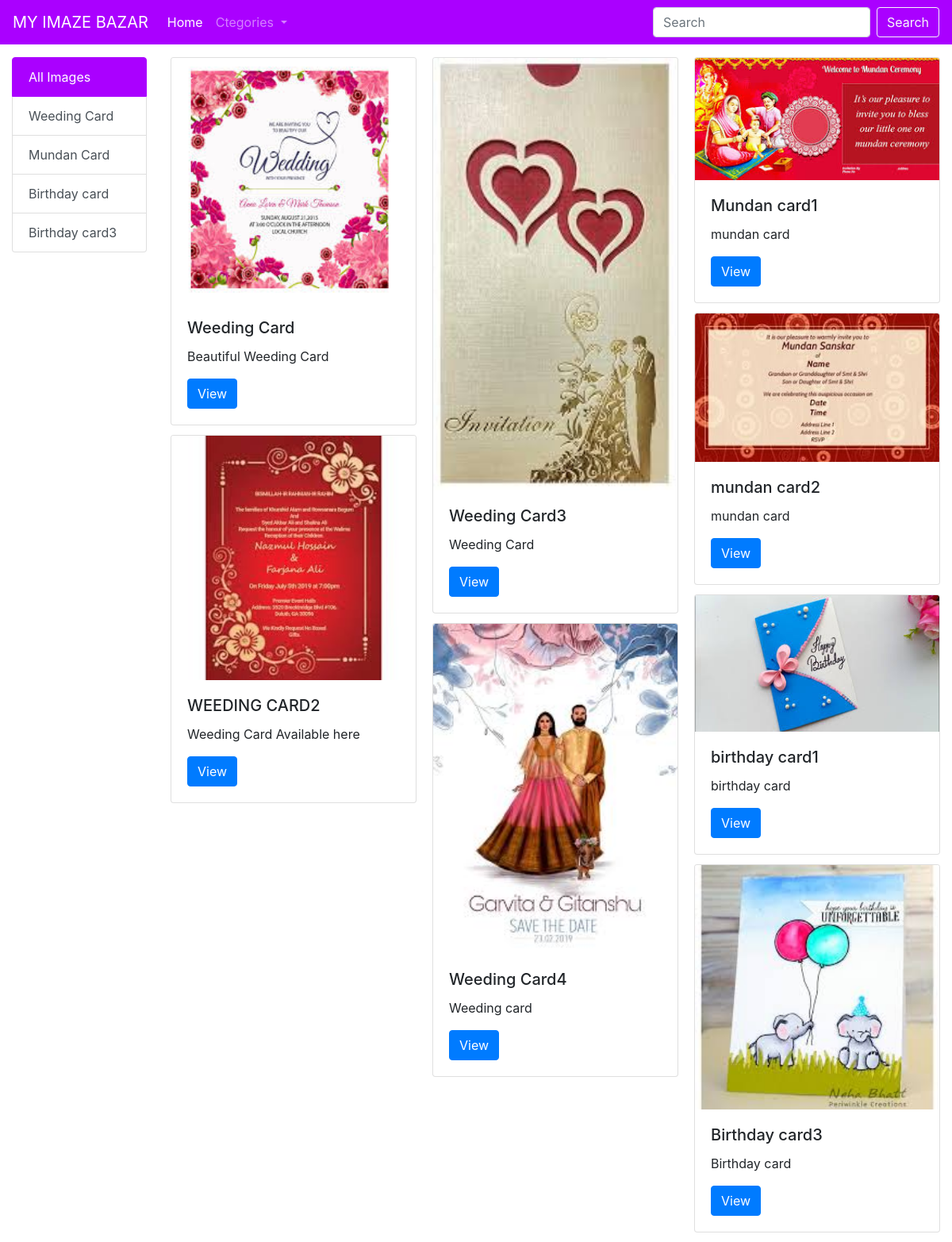
/home/, run on the app's committed database.
### myapp/models.py (models this page shows, shortened)
class Category(models.Model):
    title=models.CharField(max_length=100)
    description=models.TextField()

class Image(models.Model):
    title=models.CharField(max_length=200)
    description=models.TextField()
    image=models.ImageField(upload_to='images')
    added_date=models.DateTimeField()
    cat=models.ForeignKey(Category,on_delete=models.CASCADE)

### imagebazar/views.py (the view)
# urls.py: path('home/',show_home_page),
def show_home_page(request):
    image=Image.objects.all()
    cat=Category.objects.all()
    data={'images':image,'cats':cat}
    return render(request,"home.html",data)

### templates/home.html (shortened to what this page needs)
<!doctype html>
<html lang="en">
  <head>
    <link rel="stylesheet" href="https://cdn.jsdelivr.net/npm/bootstrap@4.5.3/dist/css/bootstrap.min.css">
  </head>
  <body>
      {%include 'navbar.html' %}
<div class="container-fluid">
<div class="row">
    <div class="col-md-2">
        <div class="list-group mt-3">
            <a href="/home" class="list-group-item list-group-item-action active">
              All Images
            </a>
            {% for c in cats %}
            <a href="/category/{{c.pk}}" class="list-group-item list-group-item-action">{{c.title}}</a>
            {% endfor %}
          </div>
    </div>
    <div class="col-md-10">
        <div class="row mt-3">
            <div class="col-md-12">
                <div class="card-columns">
                    {% for i in images %}
                    <div class="card" >
                        <img src="/media/{{i.image}}" class="card-img-top" alt="...">
                        <div class="card-body">
                          <h5 class="card-title">{{i.title}}</h5>
                          <p class="card-text">{{i.description}}</p>
                          <a href="#" class="btn btn-primary" onclick="showModalwithImage('{{i.image}}')">View</a>
                        </div>
                      </div>
                    {% endfor %}
                </div>
            </div>
        </div>
    </div>
</div>
</div>
  </body>
</html>

### templates/navbar.html (shortened to what this page needs)
<nav class="navbar navbar-expand-lg  bg navbar-dark bg-light">
    <a class="navbar-brand" href="#">MY IMAZE BAZAR</a>
    <div class="collapse navbar-collapse" id="navbarSupportedContent">
      <ul class="navbar-nav mr-auto">
        <li class="nav-item active">
          <a class="nav-link" href="#">Home <span class="sr-only">(current)</span></a>
        </li>
        <li class="nav-item dropdown">
          <a class="nav-link dropdown-toggle" href="#" id="navbarDropdown" role="button" data-toggle="dropdown" aria-haspopup="true" aria-expanded="false">
            Ctegories
          </a>
        </li>
      </ul>
      <form class="form-inline my-2 my-lg-0">
        <input class="form-control mr-sm-2" type="search" placeholder="Search" aria-label="Search">
        <button class="btn btn-outline-light my-2 my-sm-0" type="submit">Search</button>
      </form>
    </div>
  </nav>

### templates/home.html (style rules this page uses)
.bg { background: #aa00ff!important; }
.list-group-item.active { background: #aa00ff!important; border-color: #aa00ff!important; }

### data on the page
Category: title "Weeding Card"
Category: title "Mundan Card"
Category: title "Birthday card"
Category: title "Birthday card3"
Image: image (picture), title "Weeding Card", description "Beautiful Weeding Card"
Image: image (picture), title "WEEDING CARD2", description "Weeding Card Available here"
Image: image (picture), title "Weeding Card3", description "Weeding Card"
Image: image (picture), title "Weeding Card4", description "Weeding card"
Image: image (picture), title "Mundan card1", description "mundan card"
Image: image (picture), title "mundan card2", description "mundan card"
Image: image (picture), title "birthday card1", description "birthday card"
Image: image (picture), title "Birthday card3", description "Birthday card"
